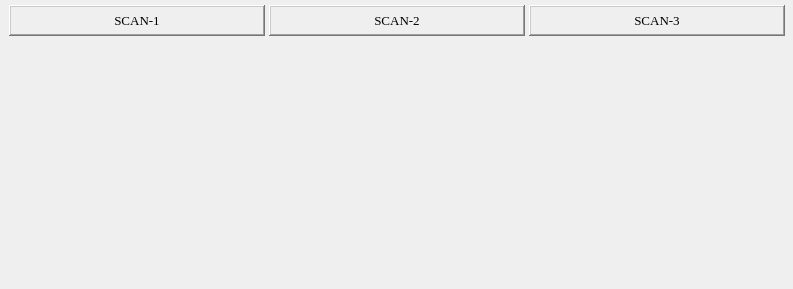
<?xml version="1.0" encoding="UTF-8"?>
<ui version="4.0">
 <class>MainWindow</class>
 <widget class="QMainWindow" name="MainWindow">
  <property name="geometry">
   <rect>
    <x>0</x>
    <y>0</y>
    <width>793</width>
    <height>289</height>
   </rect>
  </property>
  <property name="windowTitle">
   <string>Scan Controller</string>
  </property>
  <property name="styleSheet">
   <string notr="true"/>
  </property>
  <widget class="QWidget" name="centralwidget">
   <widget class="caFrame" name="caframe">
    <property name="geometry">
     <rect>
      <x>-1</x>
      <y>0</y>
      <width>871</width>
      <height>301</height>
     </rect>
    </property>
    <property name="background">
     <color>
      <red>156</red>
      <green>156</green>
      <blue>156</blue>
     </color>
    </property>
    <property name="backgroundMode">
     <enum>caFrame::Filled</enum>
    </property>
    <widget class="caInclude" name="cainclude">
     <property name="geometry">
      <rect>
       <x>15</x>
       <y>45</y>
       <width>243</width>
       <height>231</height>
      </rect>
     </property>
     <property name="macro">
      <string notr="true">P=$(W), S=scan1, CONFIG=scan</string>
     </property>
     <property name="filename" stdset="0">
      <string notr="true">../scan/scan-v2.ui</string>
     </property>
    </widget>
    <widget class="caInclude" name="cainclude_2">
     <property name="geometry">
      <rect>
       <x>275</x>
       <y>45</y>
       <width>243</width>
       <height>231</height>
      </rect>
     </property>
     <property name="macro">
      <string notr="true">P=$(W), S=scan2, CONFIG=$(CONFIG)</string>
     </property>
     <property name="filename" stdset="0">
      <string notr="true">../scan/scan-v2.ui</string>
     </property>
    </widget>
    <widget class="caInclude" name="cainclude_3">
     <property name="geometry">
      <rect>
       <x>535</x>
       <y>45</y>
       <width>243</width>
       <height>231</height>
      </rect>
     </property>
     <property name="macro">
      <string notr="true">P=$(W), S=scan3, CONFIG=$(CONFIG)</string>
     </property>
     <property name="filename" stdset="0">
      <string notr="true">../scan/scan-v2.ui</string>
     </property>
    </widget>
    <widget class="caLabel" name="calabel">
     <property name="geometry">
      <rect>
       <x>10</x>
       <y>5</y>
       <width>256</width>
       <height>31</height>
      </rect>
     </property>
     <property name="font">
      <font>
       <family>Times New Roman</family>
       <pointsize>10</pointsize>
       <weight>50</weight>
       <bold>false</bold>
      </font>
     </property>
     <property name="frameShape">
      <enum>QFrame::WinPanel</enum>
     </property>
     <property name="frameShadow">
      <enum>QFrame::Raised</enum>
     </property>
     <property name="lineWidth">
      <number>1</number>
     </property>
     <property name="midLineWidth">
      <number>1</number>
     </property>
     <property name="text">
      <string>SCAN-1</string>
     </property>
     <property name="alignment">
      <set>Qt::AlignCenter</set>
     </property>
     <property name="foreground">
      <color>
       <red>0</red>
       <green>0</green>
       <blue>0</blue>
      </color>
     </property>
     <property name="background">
      <color>
       <red>169</red>
       <green>209</green>
       <blue>239</blue>
      </color>
     </property>
    </widget>
    <widget class="caGraphics" name="cagraphics_2">
     <property name="geometry">
      <rect>
       <x>10</x>
       <y>40</y>
       <width>256</width>
       <height>241</height>
      </rect>
     </property>
     <property name="foreground">
      <color>
       <red>105</red>
       <green>105</green>
       <blue>105</blue>
      </color>
     </property>
     <property name="linestyle" stdset="0">
      <enum>caGraphics::Solid</enum>
     </property>
     <property name="fillstyle" stdset="0">
      <enum>caGraphics::Filled</enum>
     </property>
     <property name="lineSize">
      <number>2</number>
     </property>
     <property name="lineColor">
      <color>
       <red>0</red>
       <green>0</green>
       <blue>0</blue>
      </color>
     </property>
    </widget>
    <widget class="caLabel" name="calabel_2">
     <property name="geometry">
      <rect>
       <x>270</x>
       <y>5</y>
       <width>256</width>
       <height>31</height>
      </rect>
     </property>
     <property name="font">
      <font>
       <family>Times New Roman</family>
       <pointsize>10</pointsize>
       <weight>50</weight>
       <bold>false</bold>
      </font>
     </property>
     <property name="frameShape">
      <enum>QFrame::WinPanel</enum>
     </property>
     <property name="frameShadow">
      <enum>QFrame::Raised</enum>
     </property>
     <property name="lineWidth">
      <number>1</number>
     </property>
     <property name="midLineWidth">
      <number>1</number>
     </property>
     <property name="text">
      <string>SCAN-2</string>
     </property>
     <property name="alignment">
      <set>Qt::AlignCenter</set>
     </property>
     <property name="foreground">
      <color>
       <red>0</red>
       <green>0</green>
       <blue>0</blue>
      </color>
     </property>
     <property name="background">
      <color>
       <red>169</red>
       <green>209</green>
       <blue>239</blue>
      </color>
     </property>
    </widget>
    <widget class="caLabel" name="calabel_3">
     <property name="geometry">
      <rect>
       <x>530</x>
       <y>5</y>
       <width>256</width>
       <height>31</height>
      </rect>
     </property>
     <property name="font">
      <font>
       <family>Times New Roman</family>
       <pointsize>10</pointsize>
       <weight>50</weight>
       <bold>false</bold>
      </font>
     </property>
     <property name="frameShape">
      <enum>QFrame::WinPanel</enum>
     </property>
     <property name="frameShadow">
      <enum>QFrame::Raised</enum>
     </property>
     <property name="lineWidth">
      <number>1</number>
     </property>
     <property name="midLineWidth">
      <number>1</number>
     </property>
     <property name="text">
      <string>SCAN-3</string>
     </property>
     <property name="alignment">
      <set>Qt::AlignCenter</set>
     </property>
     <property name="foreground">
      <color>
       <red>0</red>
       <green>0</green>
       <blue>0</blue>
      </color>
     </property>
     <property name="background">
      <color>
       <red>169</red>
       <green>209</green>
       <blue>239</blue>
      </color>
     </property>
    </widget>
    <widget class="caGraphics" name="cagraphics_3">
     <property name="geometry">
      <rect>
       <x>270</x>
       <y>40</y>
       <width>256</width>
       <height>241</height>
      </rect>
     </property>
     <property name="foreground">
      <color>
       <red>105</red>
       <green>105</green>
       <blue>105</blue>
      </color>
     </property>
     <property name="linestyle" stdset="0">
      <enum>caGraphics::Solid</enum>
     </property>
     <property name="fillstyle" stdset="0">
      <enum>caGraphics::Filled</enum>
     </property>
     <property name="lineSize">
      <number>2</number>
     </property>
     <property name="lineColor">
      <color>
       <red>0</red>
       <green>0</green>
       <blue>0</blue>
      </color>
     </property>
    </widget>
    <widget class="caGraphics" name="cagraphics_4">
     <property name="geometry">
      <rect>
       <x>530</x>
       <y>40</y>
       <width>256</width>
       <height>241</height>
      </rect>
     </property>
     <property name="foreground">
      <color>
       <red>105</red>
       <green>105</green>
       <blue>105</blue>
      </color>
     </property>
     <property name="linestyle" stdset="0">
      <enum>caGraphics::Solid</enum>
     </property>
     <property name="fillstyle" stdset="0">
      <enum>caGraphics::Filled</enum>
     </property>
     <property name="lineSize">
      <number>2</number>
     </property>
     <property name="lineColor">
      <color>
       <red>0</red>
       <green>0</green>
       <blue>0</blue>
      </color>
     </property>
    </widget>
    <zorder>cagraphics_4</zorder>
    <zorder>cagraphics_3</zorder>
    <zorder>calabel</zorder>
    <zorder>cagraphics_2</zorder>
    <zorder>cainclude</zorder>
    <zorder>cainclude_2</zorder>
    <zorder>cainclude_3</zorder>
    <zorder>calabel_2</zorder>
    <zorder>calabel_3</zorder>
   </widget>
  </widget>
 </widget>
 <customwidgets>
  <customwidget>
   <class>caFrame</class>
   <extends>QFrame</extends>
   <header>caFrame</header>
   <container>1</container>
  </customwidget>
  <customwidget>
   <class>caLabel</class>
   <extends>QLabel</extends>
   <header>caLabel</header>
  </customwidget>
  <customwidget>
   <class>caGraphics</class>
   <extends>QWidget</extends>
   <header>caGraphics</header>
  </customwidget>
  <customwidget>
   <class>caInclude</class>
   <extends>QWidget</extends>
   <header>caInclude</header>
  </customwidget>
 </customwidgets>
 <resources/>
 <connections/>
</ui>
